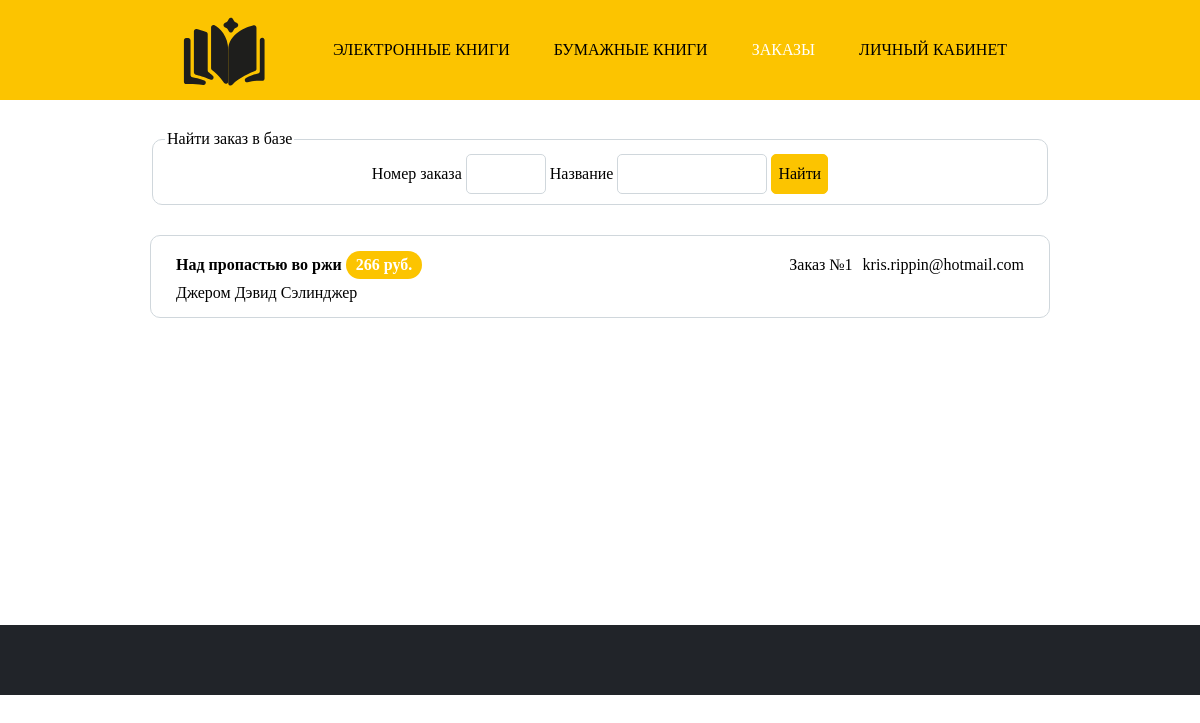
The app's page /orders.php (signed in) with its own data.
### tables this page shows
CREATE TABLE `orders` (
  `id_order` int(10) NOT NULL,
  `id_reader` int(10) NOT NULL,
  `adress` varchar(100) NOT NULL
);

CREATE TABLE `compositions` (
  `id_composition` int(10) NOT NULL,
  `name` varchar(50) NOT NULL,
  `volume_count` int(10) NOT NULL DEFAULT '1',
  `id_genre` int(10) NOT NULL,
  `id_author` int(10) NOT NULL
);

CREATE TABLE `copies` (
  `id_copy` int(10) NOT NULL,
  `id_composition` int(10) NOT NULL,
  `copy_count` int(10) NOT NULL,
  `publisher` int(10) NOT NULL,
  `publish_year` year(4) NOT NULL,
  `id_storage` int(10) NOT NULL,
  `price` int(10) NOT NULL
);

CREATE TABLE `authors` (
  `id_author` int(10) NOT NULL,
  `full_name` varchar(35) NOT NULL,
  `country` varchar(25) NOT NULL,
  `life_years` varchar(9) NOT NULL
);

CREATE TABLE `readers` (
  `id_reader` int(10) NOT NULL,
  `full_name` varchar(50) NOT NULL,
  `email` varchar(25) NOT NULL,
  `password` varchar(25) NOT NULL,
  `grants` varchar(5) NOT NULL DEFAULT 'user'
);

### orders.php (the view, shortened to what this page needs)
<!DOCTYPE html>
<html lang="ru">
<head>
    <link rel="stylesheet" href="css/styles.css" type="text/css">
</head>
<body>
    <header>
        <div class="logo">
            <img src="images/logo.svg" alt="">
        </div>
        <div class="menu">
            <ul>
                <li><a href="e_books.php">электронные книги</a></li>
                <li><a href="copies.php">бумажные книги</a></li>
                <li><a href="orders.php" class="active">заказы</a></li>
                <li><a href="account.php">личный кабинет</a></li>
            </ul>
        </div>
    </header>
    <main>
        <? include("php/connect.php"); ?>
        <fieldset>
            <legend>Найти заказ в базе</legend>
            <form action="orders.php" method="post">
                <label for="number">
                    Номер заказа <input type="number" name="number" id="number" value="">
                </label>
                <label for="name">
                    Название <input type="text" name="name" id="name" value="">
                </label>
                <button type="submit">Найти</button>
            </form>
        </fieldset>
        <?
        $sql = "SELECT ord.id_order, cm.name AS book_name, au.full_name, rd.email, cp.price FROM orders ord, compositions cm, authors au, copies cp, sold_copies sc, readers rd WHERE cp.id_composition = cm.id_composition AND cm.id_author = au.id_author AND ord.id_order = sc.id_order AND sc.id_copy = cp.id_copy AND ord.id_reader = rd.id_reader";
        if ($_SESSION['grants'] == 'user') $sql .= " AND rd.id_reader = " . $_SESSION['id'];
        $query = $connect -> query($sql);
        while ($result = mysqli_fetch_array($query)): ?>
        <section class="book">
            <div class="book-info">
                <p class="book-name">
                    <? echo $result['book_name'] ?>
                    <span class="book-page"><? echo $result['price'] ?> руб.</span>
                </p>
                <p><? echo $result['full_name'] ?></p>
            </div>
            <p class="order-num">Заказ №<? echo $result['id_order'] ?></p>
            <p class="reader"><? echo $result['email'] ?></p>
        </section>
        <? endwhile; ?>
    </main>
    <footer></footer>
</body>
</html>

### css/styles.css (style rules this page uses)
html, body, p { margin: 0; padding: 0; font-family: Comfortaa, serif; font-size: 16px; }
img { width: 100%; height: 100%; }
input, select { width: 150px; box-sizing: border-box; height: 40px; padding: 10px; border: 1px solid #d0d7dc; border-radius: 5px; }
input[type="number"] { width: 80px; }
button { height: 40px; background-color: #fcc400; border: 1px solid #fcc400; border-radius: 5px; font-family: Comfortaa, serif; font-size: 16px; }
header { width: 100%; background-color: #fcc400; display: flex; justify-content: center; }
.logo { width: 100px; height: 100px; }
.menu { display: flex; align-items: center; }
.menu li { display: inline-block; line-height: 40px; text-transform: uppercase; font-size: 16px; padding: 0 20px; }
.menu li a { color: black; text-decoration: none; }
.menu li .active { color: white; }
main { width: 75%; height: auto; min-height: 525px; margin: 0 auto; padding: 30px 0; box-sizing: border-box; }
fieldset { display: flex; justify-content: center; column-gap: 10px; margin-bottom: 30px; border: 1px solid #d0d7dc; border-radius: 10px; }
.book { width: 100%; padding: 15px 25px; margin-bottom: 15px; border: 1px solid #d0d7dc; border-radius: 10px; position: relative; display: flex; align-items: center; gap: 10px; box-sizing: border-box; }
.book:last-child { margin-bottom: 0; }
.book-info { flex-grow: 1; }
.book-name { margin-bottom: 5px; font-weight: bold; }
.book-page, .order-price { display: inline-block; padding: 5px 10px; background-color: #fcc400; border-radius: 20px; color: white; }
.book-genre, .order-num, .reader { display: inline-block; padding: 5px 0; align-self: flex-start; }
footer { width: 100%; height: 70px; background-color: #212429; }

### records on screen
orders: compositions.name "Над пропастью во ржи", copies.price "266", authors.full_name "Джером Дэвид Сэлинджер", id_order "1", id_reader.email "kris.rippin@hotmail.com"
